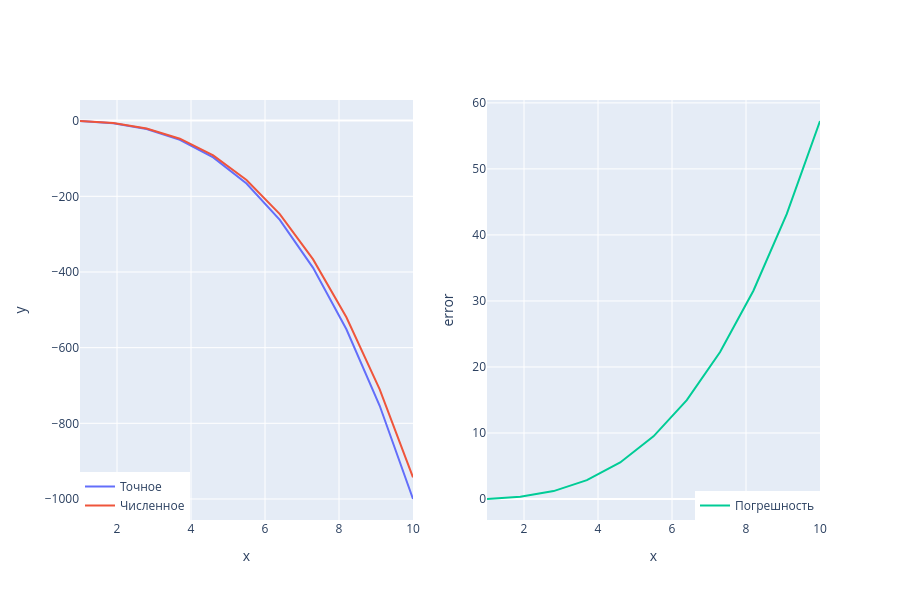
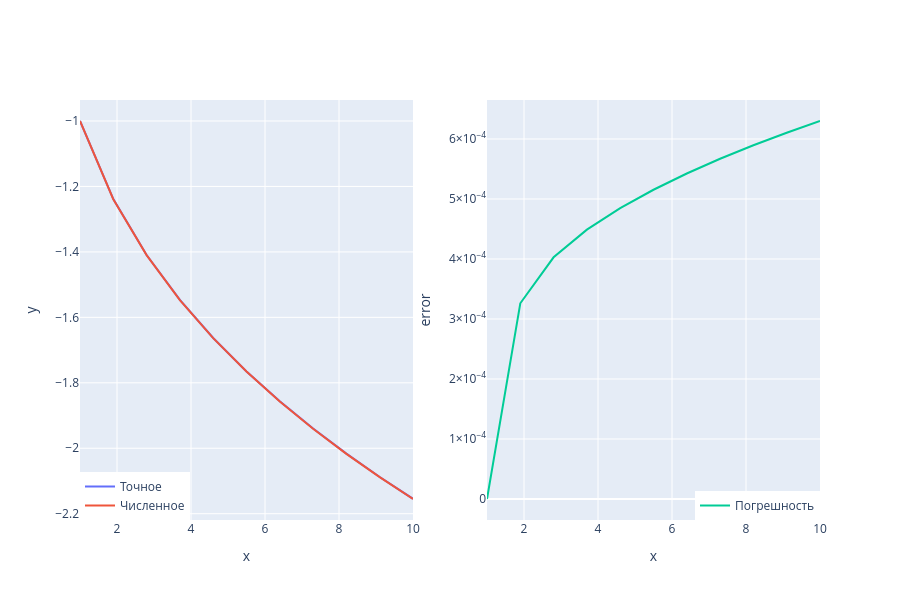
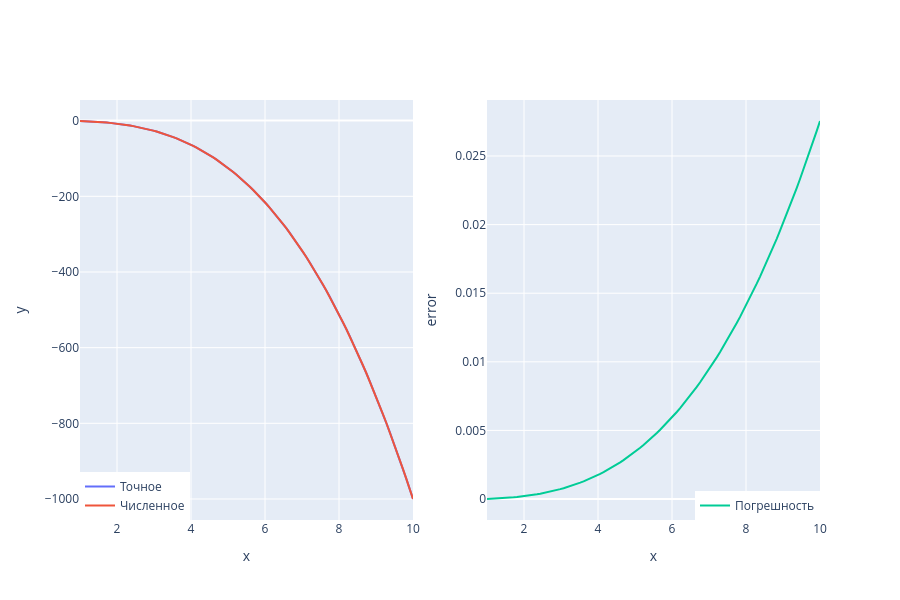
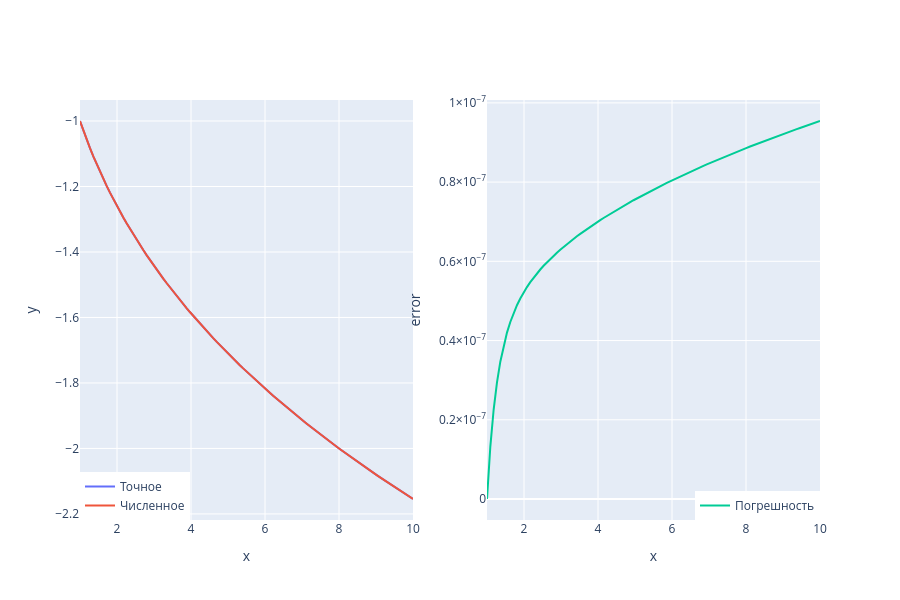

The cell these charts' notebook holds for them, in order:
### Markdown cell above
# Графики

### Code cell
def compare_solutions(n: int, f: Callable[[float, float], float], y: Callable[[float], float]):
    x = np.linspace(x_0, x_n, n + 1)

    y_exact = np.array([y(x_i) for x_i in x])
    y_numeric = np.array(runge_kutta_4(n, f, x))
    error = np.abs(y_exact - y_numeric)

    figure = make_subplots(rows=1, cols=2)

    figure.add_trace(
        go.Scatter(x=x, y=y_exact, mode="lines", name="Точное", legend="legend"),
        row=1, col=1,
    )
    figure.add_trace(
        go.Scatter(x=x, y=y_numeric, mode="lines", name="Численное", legend="legend"),
        row=1, col=1,
    )

    figure.add_trace(
        go.Scatter(x=x, y=error, mode="lines", name="Погрешность", legend="legend2"),
        row=1, col=2,
    )

    figure.update_yaxes(exponentformat="power", row=1, col=1)
    figure.update_yaxes(exponentformat="power", row=1, col=2)
    figure.update_xaxes(title_text="x", row=1, col=1)
    figure.update_xaxes(title_text="x", row=1, col=2)
    figure.update_yaxes(title_text="y", row=1, col=1)
    figure.update_yaxes(title_text="error", row=1, col=2)

    figure.update_layout(
        height=600,
        legend=dict(
            orientation="v", 
            xanchor="left", 
            yanchor="bottom", 
            x=0,
            y=0
        ),
        legend2=dict(
            orientation="v",
            xanchor="right",
            yanchor="bottom",
            x=1,
            y=0.0,
        )
    )
    figure.show()

ns = [10, 100, 1000]
for n in ns:
    compare_solutions(n, f_1, y_1)
    compare_solutions(n, f_2, y_2)
